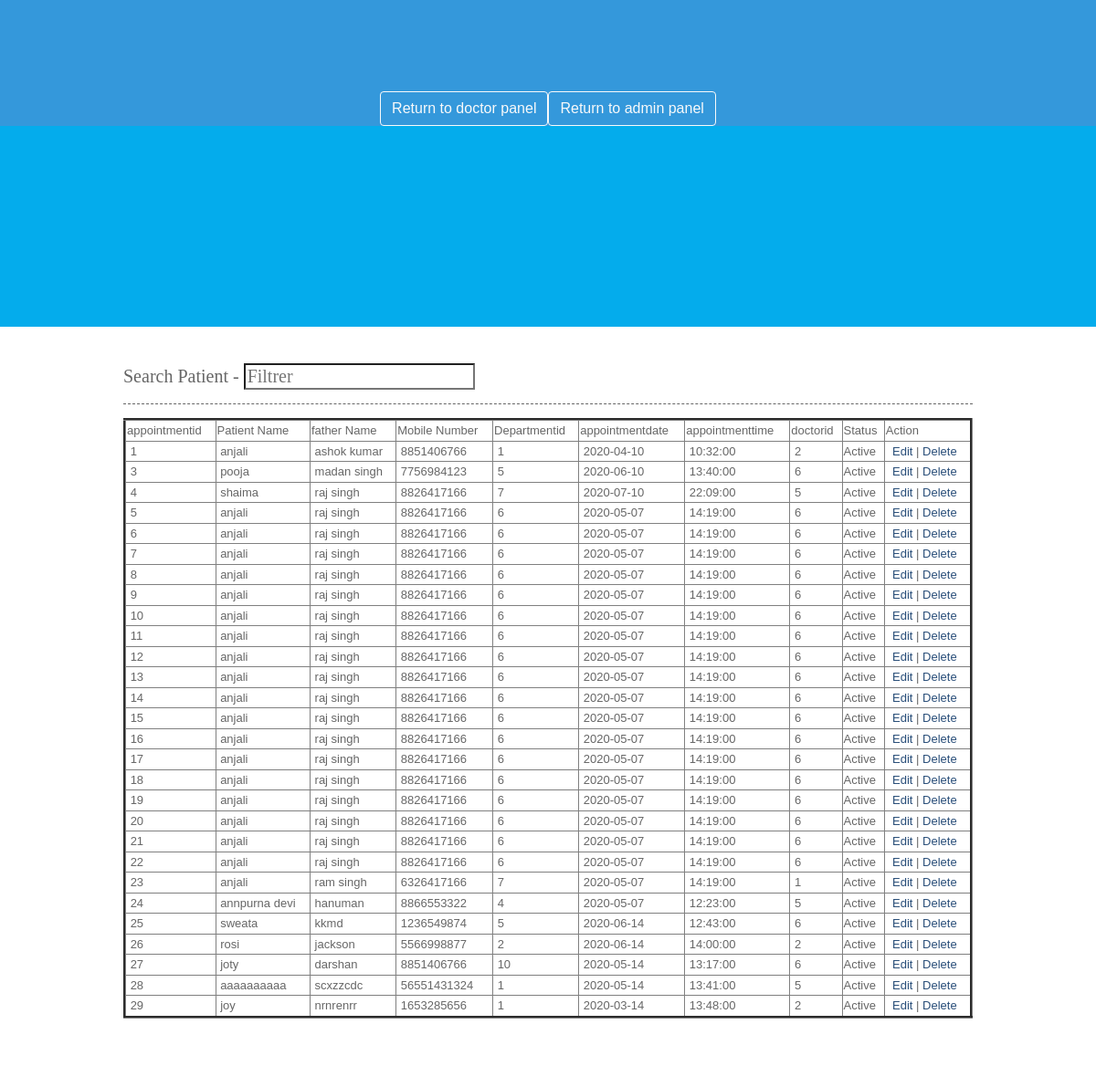
Screenshot of /search.php with the database file from the repository.
### tables this page shows
CREATE TABLE IF NOT EXISTS `appointment` (
  `appointmentid` int(10) NOT NULL AUTO_INCREMENT,
  `patientname` varchar(50) NOT NULL,
  `fathername` varchar(50) NOT NULL,
  `contact` varchar(25) NOT NULL,
  `departmentid` int(10) NOT NULL,
  `appointmentdate` date NOT NULL,
  `appointmenttime` time NOT NULL,
  `doctorid` int(10) NOT NULL,
  `app_reason` text NOT NULL,
  `status` varchar(10) NOT NULL,
  PRIMARY KEY (`appointmentid`),
  UNIQUE KEY `appointmentid` (`appointmentid`)
);

### search.php (the view, shortened to what this page needs)
<!DOCTYPE html>
<html lang="en">
  <head>
    <link rel="stylesheet" href="https://maxcdn.bootstrapcdn.com/bootstrap/4.0.0-beta/css/bootstrap.min.css">
  </head>
  <body style="background-color:#3498DB;color:white;padding-top:100px;text-align:center;">
    <a href="doctor-panel.php" class="btn btn-outline-light">Return to doctor panel</a><a href="admin-panel.php" class="btn btn-outline-light">Return to admin panel</a>
  </body>
</html>
<?php
include("headers.php");
include("func.php");
?>
<div class="wrapper col4">
  <div id="container">
<section class="container">
<h2>Search Patient - <input type="search" class="light-table-filter" data-table="order-table" placeholder="Filtrer" /></h2>
	<table class="order-table" style="width:100%;" border="3">
      <thead>
        <tr>
        <td>appointmentid</td>
          <td>Patient Name</td>
          <td>father Name</td>
          <td>Mobile Number</td>
          <td>Departmentid</td>
          <td>appointmentdate</td>
          <td>appointmenttime</td>
          <td>doctorid</td>
          <td>Status</td>
          <td>Action</td>
        </tr>
<tbody>
          <?php
		$sql ="SELECT * FROM appointment";
		$qsql = mysqli_query($con,$sql);
		while($rs = mysqli_fetch_array($qsql))
		{
        echo "<tr>
          <td>&nbsp;$rs[appointmentid]</td>
          <td>&nbsp;$rs[patientname]</td>
          <td>&nbsp;$rs[fathername]</td>
		   <td>&nbsp;$rs[contact]</td>
			<td>&nbsp;$rs[departmentid]</td>
			<td>&nbsp;$rs[appointmentdate]</td>
			 <td>&nbsp;$rs[appointmenttime]</td>
             <td>&nbsp;$rs[doctorid]</td>
          <td>$rs[status]</td>
           <td>&nbsp;
		   <a href='appointment.php?editid=$rs[appointmentid]'>Edit</a> | <a href='search.php?delid=$rs[appointmentid]'>Delete</a> </td>
        </tr>";
		}
		?>      </tbody>
    </table>
    <p>&nbsp;</p>
  </div>
</div>

### headers.php (shortened to what this page needs)
<!DOCTYPE html PUBLIC "-//W3C//DTD XHTML 1.0 Transitional//EN" "http://www.w3.org/TR/xhtml1/DTD/xhtml1-transitional.dtd">
<html xmlns="http://www.w3.org/1999/xhtml">
<head>
<link rel="stylesheet" href="layout/styles/layout.css" type="text/css" />
</head>
<body id="top">
<div class="wrapper col1">
  <div id="head">
  </div>
</div>

### layout.css (style rules this page uses)
html { overflow-y:scroll; }
body { margin:0; padding:0; font-size:13px; font-family:verdana, Arial, Helvetica, sans-serif; color:#FFFFFF; background-color:#4F473A; }
a { outline:none; text-decoration:none; }
div.wrapper { display:block; width:100%; margin:0; text-align:left; }
.col1 { color:#000000; background-color:#04acec; }
.col3, .col4 { color:#666666; background-color:#FFFFFF; }
#head, #gallery, #breadcrumb, #container, #footer { display:block; position:relative; width:960px; margin:0 auto; }
#head { height:110px; z-index:1000; }
#container { padding:40px 0; }
#container h1, #container h2, #container h3, #container h4, #container h5, #container h6 { margin:0 0 15px 0; padding:0 0 15px 0; line-height:normal; font-weight:normal; font-size:20px; font-family:Georgia, "Times New Roman", Times, serif; border-bottom:1px dashed #666666; }
#container a { color:#294E79; background-color:#FFFFFF; }

### rows the page displays
appointment: appointmentid "1", patientname "anjali", fathername "ashok kumar", contact "8851406766", departmentid "1", appointmentdate "2020-04-10", appointmenttime "10:32:00", doctorid "2", status "Active"
appointment: appointmentid "3", patientname "pooja", fathername "madan singh", contact "7756984123", departmentid "5", appointmentdate "2020-06-10", appointmenttime "13:40:00", doctorid "6", status "Active"
appointment: appointmentid "4", patientname "shaima", fathername "raj singh", contact "8826417166", departmentid "7", appointmentdate "2020-07-10", appointmenttime "22:09:00", doctorid "5", status "Active"
appointment: appointmentid "5", patientname "anjali", fathername "raj singh", contact "8826417166", departmentid "6", appointmentdate "2020-05-07", appointmenttime "14:19:00", doctorid "6", status "Active"
appointment: appointmentid "6", patientname "anjali", fathername "raj singh", contact "8826417166", departmentid "6", appointmentdate "2020-05-07", appointmenttime "14:19:00", doctorid "6", status "Active"
appointment: appointmentid "7", patientname "anjali", fathername "raj singh", contact "8826417166", departmentid "6", appointmentdate "2020-05-07", appointmenttime "14:19:00", doctorid "6", status "Active"
appointment: appointmentid "8", patientname "anjali", fathername "raj singh", contact "8826417166", departmentid "6", appointmentdate "2020-05-07", appointmenttime "14:19:00", doctorid "6", status "Active"
appointment: appointmentid "9", patientname "anjali", fathername "raj singh", contact "8826417166", departmentid "6", appointmentdate "2020-05-07", appointmenttime "14:19:00", doctorid "6", status "Active"
appointment: appointmentid "10", patientname "anjali", fathername "raj singh", contact "8826417166", departmentid "6", appointmentdate "2020-05-07", appointmenttime "14:19:00", doctorid "6", status "Active"
appointment: appointmentid "11", patientname "anjali", fathername "raj singh", contact "8826417166", departmentid "6", appointmentdate "2020-05-07", appointmenttime "14:19:00", doctorid "6", status "Active"
appointment: appointmentid "12", patientname "anjali", fathername "raj singh", contact "8826417166", departmentid "6", appointmentdate "2020-05-07", appointmenttime "14:19:00", doctorid "6", status "Active"
appointment: appointmentid "13", patientname "anjali", fathername "raj singh", contact "8826417166", departmentid "6", appointmentdate "2020-05-07", appointmenttime "14:19:00", doctorid "6", status "Active"
appointment: appointmentid "14", patientname "anjali", fathername "raj singh", contact "8826417166", departmentid "6", appointmentdate "2020-05-07", appointmenttime "14:19:00", doctorid "6", status "Active"
appointment: appointmentid "15", patientname "anjali", fathername "raj singh", contact "8826417166", departmentid "6", appointmentdate "2020-05-07", appointmenttime "14:19:00", doctorid "6", status "Active"
appointment: appointmentid "16", patientname "anjali", fathername "raj singh", contact "8826417166", departmentid "6", appointmentdate "2020-05-07", appointmenttime "14:19:00", doctorid "6", status "Active"
appointment: appointmentid "17", patientname "anjali", fathername "raj singh", contact "8826417166", departmentid "6", appointmentdate "2020-05-07", appointmenttime "14:19:00", doctorid "6", status "Active"
appointment: appointmentid "18", patientname "anjali", fathername "raj singh", contact "8826417166", departmentid "6", appointmentdate "2020-05-07", appointmenttime "14:19:00", doctorid "6", status "Active"
appointment: appointmentid "19", patientname "anjali", fathername "raj singh", contact "8826417166", departmentid "6", appointmentdate "2020-05-07", appointmenttime "14:19:00", doctorid "6", status "Active"
appointment: appointmentid "20", patientname "anjali", fathername "raj singh", contact "8826417166", departmentid "6", appointmentdate "2020-05-07", appointmenttime "14:19:00", doctorid "6", status "Active"
appointment: appointmentid "21", patientname "anjali", fathername "raj singh", contact "8826417166", departmentid "6", appointmentdate "2020-05-07", appointmenttime "14:19:00", doctorid "6", status "Active"
appointment: appointmentid "22", patientname "anjali", fathername "raj singh", contact "8826417166", departmentid "6", appointmentdate "2020-05-07", appointmenttime "14:19:00", doctorid "6", status "Active"
appointment: appointmentid "23", patientname "anjali", fathername "ram singh", contact "6326417166", departmentid "7", appointmentdate "2020-05-07", appointmenttime "14:19:00", doctorid "1", status "Active"
appointment: appointmentid "24", patientname "annpurna devi", fathername "hanuman", contact "8866553322", departmentid "4", appointmentdate "2020-05-07", appointmenttime "12:23:00", doctorid "5", status "Active"
appointment: appointmentid "25", patientname "sweata", fathername "kkmd", contact "1236549874", departmentid "5", appointmentdate "2020-06-14", appointmenttime "12:43:00", doctorid "6", status "Active"
appointment: appointmentid "26", patientname "rosi", fathername "jackson", contact "5566998877", departmentid "2", appointmentdate "2020-06-14", appointmenttime "14:00:00", doctorid "2", status "Active"
appointment: appointmentid "27", patientname "joty", fathername "darshan", contact "8851406766", departmentid "10", appointmentdate "2020-05-14", appointmenttime "13:17:00", doctorid "6", status "Active"
appointment: appointmentid "28", patientname "aaaaaaaaaa", fathername "scxzzcdc", contact "56551431324", departmentid "1", appointmentdate "2020-05-14", appointmenttime "13:41:00", doctorid "5", status "Active"
appointment: appointmentid "29", patientname "joy", fathername "nrnrenrr", contact "1653285656", departmentid "1", appointmentdate "2020-03-14", appointmenttime "13:48:00", doctorid "2", status "Active"
